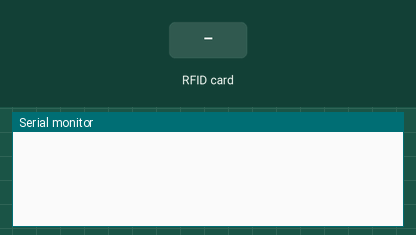
This sketch was run on a simulated Arduino Uno, built with avr-gcc and run on an emulated ATmega328P. On the bench: the last lines printed to the serial monitor. Inputs (shaded band) come from the test bench.

Above: at 1.2 s.
1.3 s: RFID card 03 9C 3B 1A held to the reader
At 2.4 s:
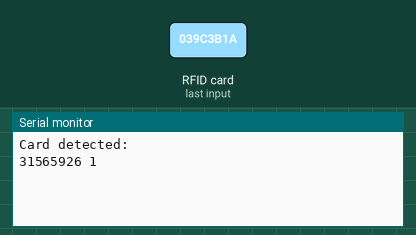
3.0 s: RFID card 5E 7A 19 C4 held to the reader
At 3.9 s:
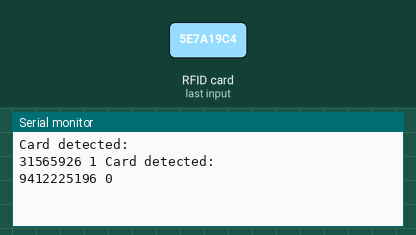

Measured:
- after the input at 1.3 s, the serial monitor: prints a new line after 0.21 s (image 1)
- after the input at 3.0 s, the serial monitor: prints a new line after 0.21 s (image 2)

The sketch:

RFIDpy.ino
```cpp
#include <SPI.h>
#include <MFRC522.h>
#include <Ethernet.h>

#define SS_PIN 10
#define RST_PIN 9
#define No_Of_Card 1 // Changed to 1 since you have only one card

MFRC522 rfid(SS_PIN, RST_PIN);
MFRC522::MIFARE_Key key;
byte id[No_Of_Card][4] = {
  {0x03, 0x9C, 0x3B, 0x1A}   // Your card UID
};

byte id_temp[3][3];
byte i;
int j = 0;

void setup() {
  Serial.begin(9600);

  SPI.begin();
  rfid.PCD_Init();
  for (byte i = 0; i < 6; i++) {
    key.keyByte[i] = 0xFF;
  }
}
//------------------------------------------------------------------------------


/* Infinite Loop */
void loop() {
  int m = 0;
  if (!rfid.PICC_IsNewCardPresent())
    return;
  if (!rfid.PICC_ReadCardSerial())
    return;
  for (i = 0; i < 4; i++) {
    id_temp[0][i] = rfid.uid.uidByte[i];
    delay(50);
  }

  for (i = 0; i < No_Of_Card; i++) {
    if (id[i][0] == id_temp[0][0]) {
      if (id[i][1] == id_temp[0][1]) {
        if (id[i][2] == id_temp[0][2]) {
          if (id[i][3] == id_temp[0][3]) {
            Serial.println("Card detected:");
            for (int s = 0; s < 4; s++) {
              Serial.print(rfid.uid.uidByte[s]);
            }
            Serial.print(" ");
            Sending_To_db();
            j = 0;
            rfid.PICC_HaltA();
            rfid.PCD_StopCrypto1();
            return;
          }
        }
      }
    } else {
      j++;
      if (j == No_Of_Card) {
        Serial.println("Card detected:");
        for (int s = 0; s < 4; s++) {
          Serial.print(rfid.uid.uidByte[s]);
        }
        Serial.print(" ");
        Sending_To_db();
        j = 0;
      }
    }
  }

  // Halt PICC
  rfid.PICC_HaltA();

  // Stop encryption on PCD
  rfid.PCD_StopCrypto1();
}

void Sending_To_db()
{
  if (j != No_Of_Card) {
    Serial.print('1');
    Serial.print(" ");
  } else {
    Serial.print('0');
    Serial.print(" ");
  }
}
```

rfid_ID_checker.c
```cpp
#include <SPI.h>
#include <MFRC522.h>

#define SS_PIN 10
#define RST_PIN 9

MFRC522 rfid(SS_PIN, RST_PIN);  // Create MFRC522 instance

void setup() {
  Serial.begin(9600);   // Start the serial communication at 9600 baud rate
  SPI.begin();          // Start the SPI bus
  rfid.PCD_Init();      // Initialize the MFRC522 reader
  Serial.println("Scan an RFID card to get its UID...");
}

void loop() {
  // Check if a new RFID card is present
  if (!rfid.PICC_IsNewCardPresent()) {
    return;
  }

  // Read the card's serial number (UID)
  if (!rfid.PICC_ReadCardSerial()) {
    return;
  }

  // Print the UID of the card to the serial monitor
  Serial.print("Card UID: ");
  for (byte i = 0; i < rfid.uid.size; i++) {
    Serial.print(rfid.uid.uidByte[i] < 0x10 ? " 0" : " ");
    Serial.print(rfid.uid.uidByte[i], HEX);
  }
  Serial.println(); // Add a new line after the UID

  // Halt the card after reading the UID
  rfid.PICC_HaltA();
}
```
